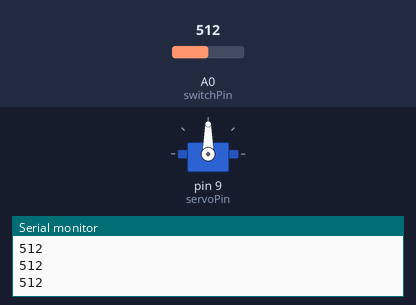
This sketch was run on a simulated Arduino Uno, built with avr-gcc and run on an emulated ATmega328P. Shown: servo, the last lines printed to the serial monitor. The inputs (shaded band) are chosen by the test bench; at power-on: A0 (switchPin) = 512.

Above: at 1.2 s.
1.3 s: A0 (switchPin) set to 462
2.8 s: A0 (switchPin) set to 431
At 3.9 s:
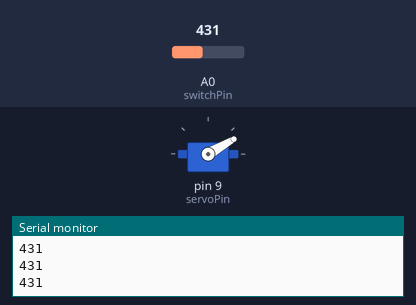
4.3 s: A0 (switchPin) set to 460
At 5.0 s:
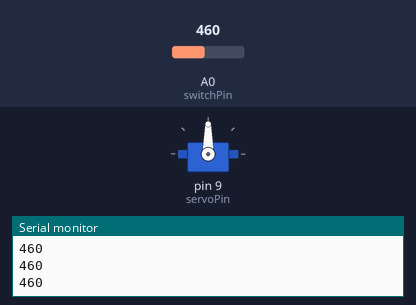
5.8 s: A0 (switchPin) set to 440
At 6.2 s:
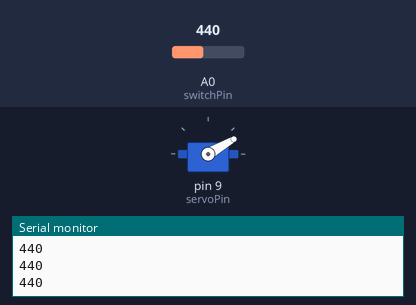
Timing chart, 0 to 8.3 s (numbered marks = the images above; inputs shaded):
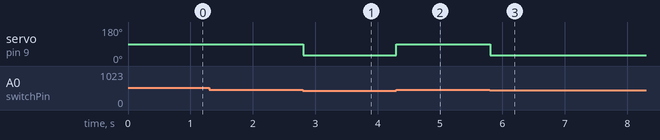

The sketch:

trex.ino
```cpp
#include <Servo.h>

int switchPin = A0;

const int servoPin = 9;

Servo servo;


void setup() {

  Serial.begin(9600);

  pinMode(switchPin,INPUT);

  servo.attach(servoPin);

}


void loop() {

  int X=analogRead(switchPin);

 if (X<450){

    servo.write(30);

  }

  if(X>450){

    servo.write(90);

  }

Serial.println(X);

delay(1);}
```

Measured:
- the behaviour switches between 450 and 449 on A0 (switchPin) (found by bisection; images 0 and 1)
- after the input at 2.8 s, servo on pin 9 (servoPin): 90° → 30° at once
- after the input at 4.3 s, servo on pin 9 (servoPin): 30° → 90° at once
- after the input at 5.8 s, servo on pin 9 (servoPin): 90° → 30° at once
